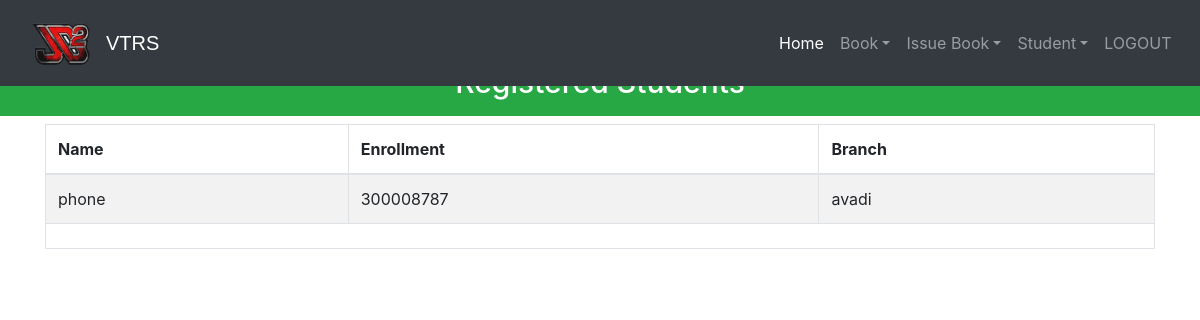
The app's page /viewstudent (signed in) with its own data.
### library/models.py (models this page shows, shortened)
class StudentExtra(models.Model):
    user=models.OneToOneField(User,on_delete=models.CASCADE)
    enrollment = models.CharField(max_length=40)
    branch = models.CharField(max_length=40)
    @property
    def get_name(self):
        return self.user.first_name

### library/views.py (the view)
# urls.py: path('viewstudent', views.viewstudent_view),
@login_required(login_url='adminlogin')
@user_passes_test(is_admin)
def viewstudent_view(request):
    students=models.StudentExtra.objects.all()
    return render(request,'library/viewstudent.html',{'students':students})

### library/views.py (called while the page is built)
def is_admin(user):
    return user.groups.filter(name='ADMIN').exists()

### templates/library/viewstudent.html (shortened to what this page needs)
<!DOCTYPE html>
<html lang="en" dir="ltr">
  <head>
  </head>
  <body>
    {% include "library/navbaradmin.html" %}
    <br>
    <br>
    <h3 class="p-3 mb-2 bg-success text-white" style = 'font-size: 30px;text-align:center;'>Registered Students</h3>
    {% if students%}
<div class="container">
  <table class="table table-hover table-condensed table-striped table-bordered">
    <thead>
    <tr>
    <th>Name</th>
    <th>Enrollment</th>
    <th>Branch</th>
    </tr>
    </thead>
    <tfoot>
    <tr>
    <td colspan="3">
    </td>
    </tr>
    </tfoot>
    <tbody>
      {% for s in students %}
        <tr>
          <td>{{s.get_name}}</td>
          <td>{{s.enrollment}}</td>
          <td>{{s.branch}}</td>
        </tr>
      {% endfor %}
    </tbody>
    </table>
</div>
{%else%}
<h1> No Student Registered in Library</h1>
{%endif%}
<br><br><br><br><br><br>
<br><br><br>
  {% include "library/footer.html" %}
  </body>
</html>

### records on screen
StudentExtra: get_name "phone", enrollment "300008787", branch "avadi"
